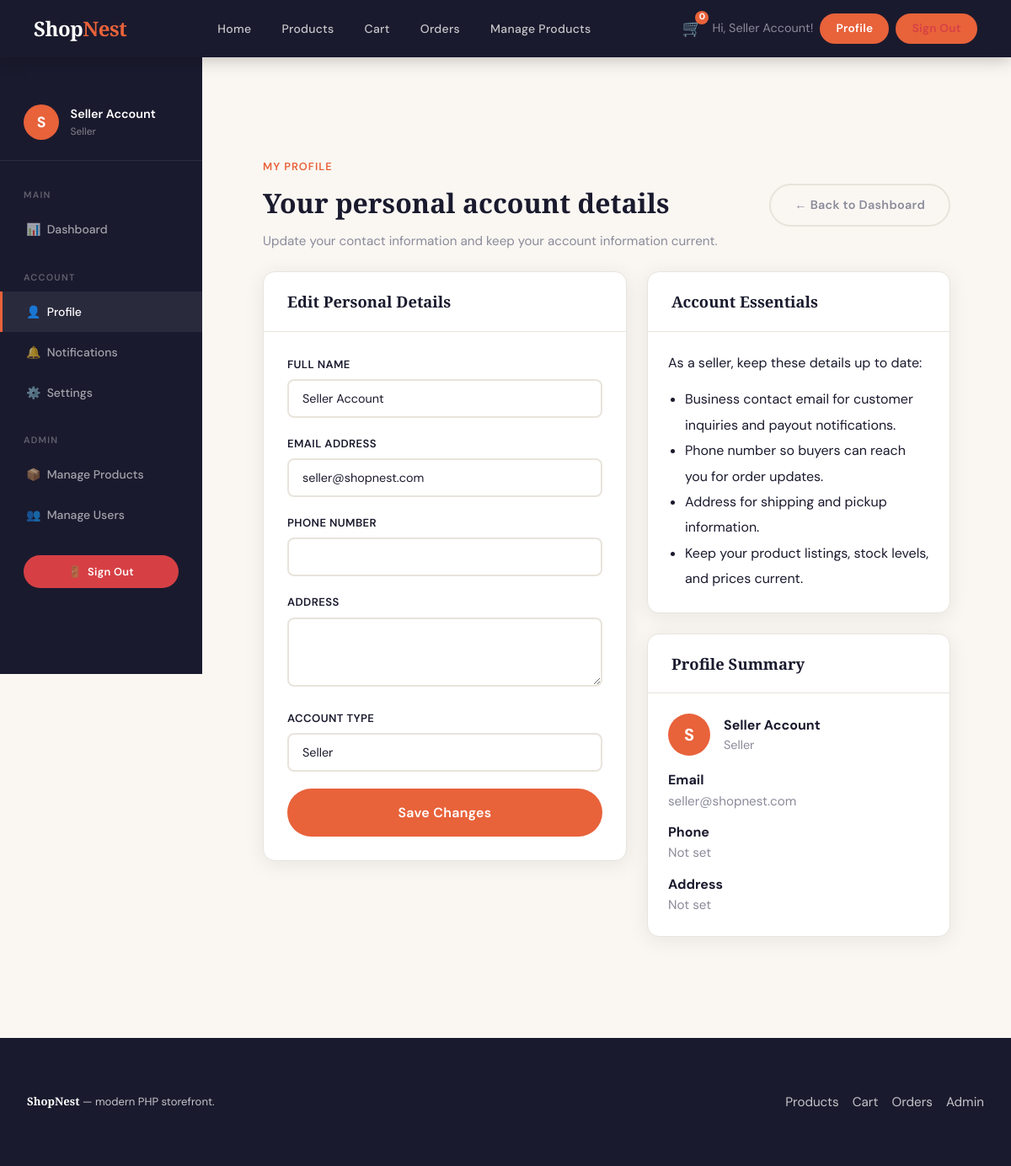
Screenshot of /pages/profile.php (signed in) with the database file from the repository.
### tables this page shows
CREATE TABLE users (
  id INT UNSIGNED AUTO_INCREMENT PRIMARY KEY,
  name VARCHAR(255) NOT NULL,
  email VARCHAR(255) NOT NULL UNIQUE,
  phone VARCHAR(32) DEFAULT NULL,
  address TEXT DEFAULT NULL,
  password VARCHAR(255) NOT NULL,
  role ENUM('customer', 'seller') NOT NULL DEFAULT 'customer',
  created_at TIMESTAMP DEFAULT CURRENT_TIMESTAMP,
  updated_at TIMESTAMP DEFAULT CURRENT_TIMESTAMP ON UPDATE CURRENT_TIMESTAMP
);

### includes/auth.php (called while the page is built, shortened)
<?php
function auth_user(): ?array
{
    return $_SESSION['user'] ?? null;
}
function auth_name(): string
{
    $user = auth_user();
    if ($user && !empty($user['name'])) {
        return $user['name'];
    }
    return 'Guest';
}
function auth_profile_initial(): string
{
    $name = auth_name();
    return mb_strtoupper(mb_substr($name, 0, 1));
}

### pages/profile.php (the view, shortened to what this page needs)
<?php
require_once __DIR__ . '/../includes/auth.php';
$user = auth_user();
$user_id = $user['id'] ?? null;
$user_initial = auth_profile_initial();
$user_role = auth_role();
try {
    $pdo = db_connect();
    $stmt = $pdo->prepare('SELECT id, name, email, phone, address, role FROM users WHERE id = ?');
    $stmt->execute([$user_id]);
    $profile_user = $stmt->fetch();
} catch (Exception $e) {
    $profile_error = 'Unable to load profile data. Please try again later.';
    $profile_user = [
        'name' => auth_name(),
        'email' => auth_user_email(),
        'phone' => $user['phone'] ?? '',
        'address' => $user['address'] ?? '',
        'role' => $user_role,
    ];
}
?>
<!DOCTYPE html>
<html lang="en">
<head>
  <link rel="stylesheet" href="../css/style.css" />
</head>
<body>
<?php include __DIR__ . '/../includes/navbar.php'; ?>
<div class="dashboard-layout">
  <?php include __DIR__ . '/../includes/dashboard-sidebar.php'; ?>
  <main class="main-content">
    <div class="section">
      <div class="container">
        <div style="display:flex;align-items:center;justify-content:space-between;gap:1rem;margin-bottom:1.5rem;flex-wrap:wrap;">
      <div>
        <p style="color:var(--accent);font-size:0.8rem;font-weight:600;text-transform:uppercase;letter-spacing:1px;margin-bottom:0.4rem;">My Profile</p>
        <h1 style="font-family:var(--font-display);font-size:2rem;font-weight:700;">Your personal account details</h1>
        <p style="color:var(--muted);font-size:0.95rem;margin-top:0.5rem;">Update your contact information and keep your account information current.</p>
      </div>
      <a href="dashboard.php" class="btn btn-ghost">← Back to Dashboard</a>
    </div>
    <div style="display:grid;grid-template-columns:1fr 360px;gap:1.5rem;">
      <div>
        <div class="card">
          <div class="card-header">
            <h3 class="card-title">Edit Personal Details</h3>
          </div>
          <div class="card-body">
            <form method="POST" action="profile.php">
              <div class="form-group">
                <label class="form-label">Full Name</label>
                <input type="text" name="name" class="form-control" value="<?= htmlspecialchars($profile_user['name'] ?? '') ?>" required />
              </div>
              <div class="form-group">
                <label class="form-label">Email Address</label>
                <input type="email" name="email" class="form-control" value="<?= htmlspecialchars($profile_user['email'] ?? '') ?>" required />
              </div>
              <div class="form-group">
                <label class="form-label">Phone Number</label>
                <input type="tel" name="phone" class="form-control" value="<?= htmlspecialchars($profile_user['phone'] ?? '') ?>" />
              </div>
              <div class="form-group">
                <label class="form-label">Address</label>
                <textarea name="address" class="form-control" rows="3"><?= htmlspecialchars($profile_user['address'] ?? '') ?></textarea>
              </div>
              <div class="form-group">
                <label class="form-label">Account Type</label>
                <input type="text" class="form-control" value="<?= ucfirst(htmlspecialchars($profile_user['role'])) ?>" readonly />
              </div>
              <button type="submit" class="btn btn-primary btn-full btn-lg">Save Changes</button>
            </form>
          </div>
        </div>
      </div>
      <div>
        <div class="card" style="background:var(--card);">
          <div class="card-header">
            <h3 class="card-title">Account Essentials</h3>
          </div>
          <div class="card-body" style="padding:1.5rem;">
            <?php if ($profile_user['role'] === 'seller'): ?>
              <p style="margin-bottom:1rem;">As a seller, keep these details up to date:</p>
              <ul style="margin:0;padding-left:1.25rem;line-height:1.9;">
                <li>Business contact email for customer inquiries and payout notifications.</li>
                <li>Phone number so buyers can reach you for order updates.</li>
                <li>Address for shipping and pickup information.</li>
                <li>Keep your product listings, stock levels, and prices current.</li>
              </ul>
            <?php endif; ?>
          </div>
        </div>
        <div class="card mt-3">
          <div class="card-header">
            <h3 class="card-title">Profile Summary</h3>
          </div>
          <div style="padding:1.5rem;">
            <div style="display:flex;gap:1rem;align-items:center;margin-bottom:1rem;">
              <div style="width:50px;height:50px;border-radius:50%;background:var(--accent);display:flex;align-items:center;justify-content:center;font-size:1.25rem;font-weight:700;color:#fff;">
                <?= htmlspecialchars($user_initial) ?>
              </div>
              <div>
                <div style="font-weight:700;"><?= htmlspecialchars($profile_user['name'] ?? '') ?></div>
                <div style="color:var(--muted);font-size:0.9rem;"><?= ucfirst(htmlspecialchars($profile_user['role'] ?? 'customer')) ?></div>
              </div>
            </div>
            <div style="margin-bottom:0.75rem;">
              <strong>Email</strong>
              <div style="color:var(--muted);font-size:0.95rem;"><?= htmlspecialchars($profile_user['email'] ?? '') ?></div>
            </div>
            <div style="margin-bottom:0.75rem;">
              <strong>Phone</strong>
              <div style="color:var(--muted);font-size:0.95rem;"><?= htmlspecialchars($profile_user['phone'] ?? 'Not set') ?></div>
            </div>
            <div>
              <strong>Address</strong>
              <div style="color:var(--muted);font-size:0.95rem;"><?= nl2br(htmlspecialchars($profile_user['address'] ?? 'Not set')) ?></div>
            </div>
          </div>
        </div>
      </div>
    </div>
      </div>
    </div>
  </main>
</div>
<?php include __DIR__ . '/../includes/footer.php'; ?>
</body>
</html>

### css/style.css (style rules this page uses)
:root { --cream: #FAF7F2; --dark: #1A1A2E; --accent: #E8623A; --accent2: #F4A261; --gold: #C9A84C; --muted: #8A8A9A; --card: #FFFFFF; --border: #E8E4DC; --success: #2D9E6B; --danger: #D64045; --shadow: 0 4px 24px rgba(26,26,46,0.08); --shadow-md: 0 8px 40px rgba(26,26,46,0.14); --radius: 14px; --radius-sm: 8px; --font-display: 'Playfair Display', serif; --font-body: 'DM Sans', sans-serif; }
*, *::before, *::after { box-sizing: border-box; margin: 0; padding: 0; }
html { scroll-behavior: smooth; }
body { font-family: var(--font-body); background: var(--cream); color: var(--dark); min-height: 100vh; line-height: 1.6; }
a { text-decoration: none; color: inherit; }
.btn { display: inline-flex; align-items: center; justify-content: center; gap: 0.5rem; font-family: var(--font-body); font-weight: 600; font-size: 0.9rem; padding: 0.75rem 1.75rem; border-radius: 50px; border: 2px solid transparent; cursor: pointer; transition: all 0.25s; letter-spacing: 0.3px; }
.btn-primary { background: var(--accent); color: #fff; }
.btn-ghost { background: transparent; color: var(--muted); border-color: var(--border); }
.btn-lg { padding: 1rem 2.5rem; font-size: 1rem; }
.btn-full { width: 100%; }
.form-group { margin-bottom: 1.25rem; }
.form-label { display: block; font-size: 0.82rem; font-weight: 600; color: var(--dark); margin-bottom: 0.45rem; letter-spacing: 0.4px; text-transform: uppercase; }
.form-control { width: 100%; padding: 0.75rem 1rem; border: 2px solid var(--border); border-radius: var(--radius-sm); font-family: var(--font-body); font-size: 0.9rem; color: var(--dark); background: #fff; transition: all 0.2s; outline: none; }
.form-control::placeholder { color: #bbb; }
.card { background: var(--card); border-radius: var(--radius); box-shadow: var(--shadow); border: 1px solid var(--border); overflow: hidden; }
.card-body { padding: 1.75rem; }
.card-header { padding: 1.25rem 1.75rem; border-bottom: 1px solid var(--border); display: flex; align-items: center; justify-content: space-between; }
.card-title { font-family: var(--font-display); font-size: 1.15rem; font-weight: 600; }
.container { max-width: 1200px; margin: 0 auto; padding: 0 2rem; }
.dashboard-layout { display: grid; grid-template-columns: 240px 1fr; min-height: calc(100vh - 68px); }
.main-content { padding: 2.5rem; background: var(--cream); }
.section { padding: 5rem 0; }
.mt-3 { margin-top: 1.5rem; }

### rows the page displays
users: name "Seller Account", email "seller@shopnest.com", role "Seller", phone "Not set", address "Not set"

### other values shown
$cart_count "0"
$user_name "Seller Account"
$user_initial "S"
$user_role "Seller"
